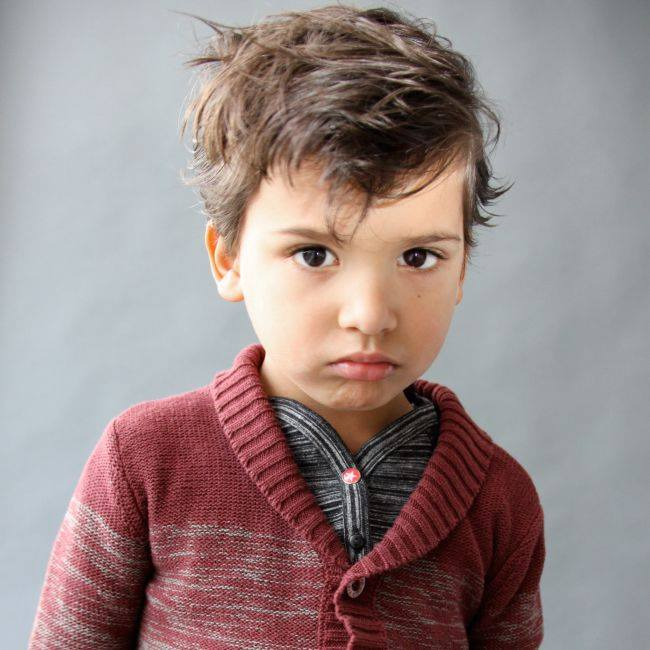
#> input picture opencv_test/kid.jpg, 650 x 650 px
$ python face_detection.py
#> lines starting #> are read from the running program, lines starting #| are printed output that depends on the picture
import numpy as np
import cv2

import indicoio

indicoio.config.api_key = "b57606da653f10a89fe88740d7a74164"

# face_cascade = cv2.CascadeClassifier('./opencv-3.4.1/data/haarcascades_cuda/haarcascade_frontalface_default.xml')
# eye_cascade = cv2.CascadeClassifier('./opencv-3.4.1/data/haarcascades_cuda/haarcascade_eye.xml')

# load the training set
face_cascade = cv2.CascadeClassifier('./haarcascade_frontalface_default.xml')
eye_cascade = cv2.CascadeClassifier('./haarcascade_eye.xml')

#Images to analyze
img = cv2.imread('kid.jpg')
#> img is the input picture: shape (650, 650, 3); mean B, G, R 134, 134.9, 153
gray = cv2.cvtColor(img, cv2.COLOR_BGR2GRAY)
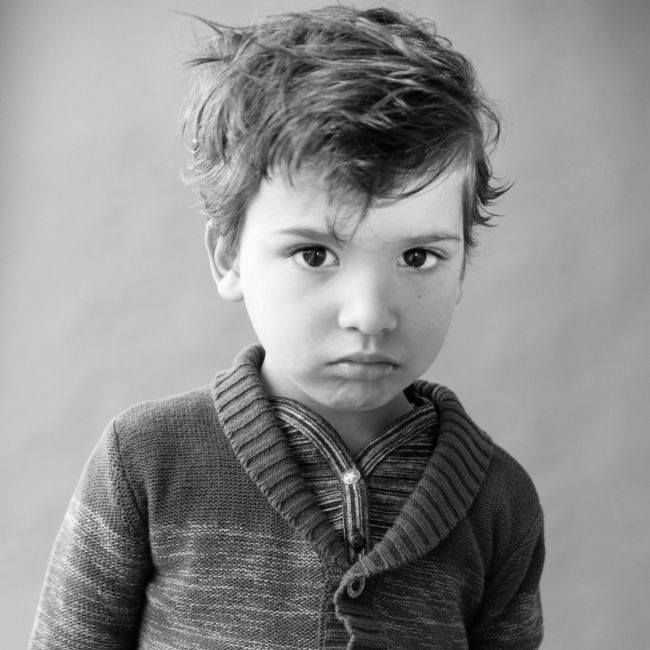
#> gray: shape (650, 650); min 0, max 255, mean 140.3

# face detection
faces = face_cascade.detectMultiScale(gray, 1.3, 5)
#> faces = [[226, 158, 258, 258]]
for (x,y,w,h) in faces:
    img = cv2.rectangle(img,(x,y),(x+w,y+h),(255,0,0),2)
    roi_gray = gray[y:y+h, x:x+w]
    roi_color = img[y:y+h, x:x+w]

    # sentiment analysis
#> (the run stopped early here; a loop or call above may not have finished)
